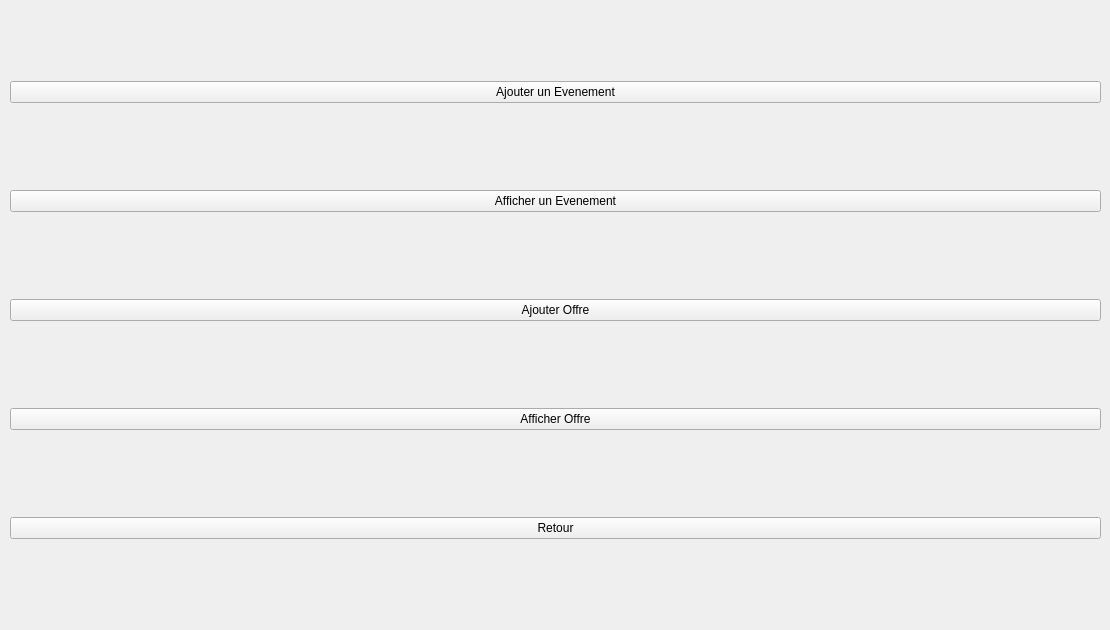
      <widget class="QWidget" name="tab_24">
       <attribute name="title">
        <string>menu</string>
       </attribute>
       <widget class="QWidget" name="layoutWidget_15">
        <property name="geometry">
         <rect>
          <x>10</x>
          <y>0</y>
          <width>1091</width>
          <height>621</height>
         </rect>
        </property>
        <layout class="QVBoxLayout" name="verticalLayout_5">
         <item>
          <widget class="QPushButton" name="pushButtonAjouter_4">
           <property name="text">
            <string>Ajouter un Evenement</string>
           </property>
          </widget>
         </item>
         <item>
          <widget class="QPushButton" name="pushButtonAfficher_4">
           <property name="text">
            <string>Afficher un Evenement</string>
           </property>
          </widget>
         </item>
         <item>
          <widget class="QPushButton" name="pushButtonAjouterOffre_4">
           <property name="text">
            <string>Ajouter Offre</string>
           </property>
          </widget>
         </item>
         <item>
          <widget class="QPushButton" name="pushButtonAfficherOffre_4">
           <property name="text">
            <string>Afficher Offre</string>
           </property>
          </widget>
         </item>
         <item>
          <widget class="QPushButton" name="pushButtonRetour_16">
           <property name="text">
            <string>Retour</string>
           </property>
          </widget>
         </item>
        </layout>
       </widget>
      </widget>
